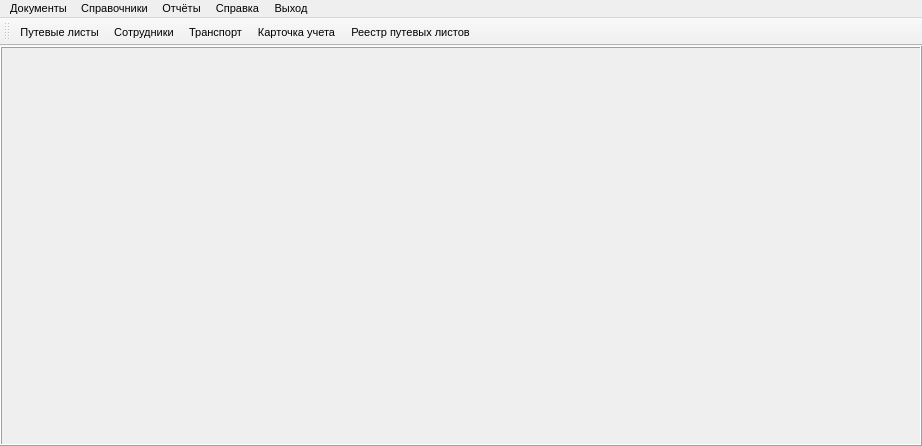
<?xml version="1.0" encoding="UTF-8"?>
<ui version="4.0">
 <class>MainWindow</class>
 <widget class="QMainWindow" name="MainWindow">
  <property name="windowModality">
   <enum>Qt::NonModal</enum>
  </property>
  <property name="geometry">
   <rect>
    <x>0</x>
    <y>0</y>
    <width>922</width>
    <height>446</height>
   </rect>
  </property>
  <property name="sizePolicy">
   <sizepolicy hsizetype="Minimum" vsizetype="Minimum">
    <horstretch>0</horstretch>
    <verstretch>0</verstretch>
   </sizepolicy>
  </property>
  <property name="font">
   <font>
    <pointsize>8</pointsize>
   </font>
  </property>
  <property name="windowTitle">
   <string>Учёт транспорта 0.1</string>
  </property>
  <property name="windowIcon">
   <iconset>
    <normaloff>bmp/18.bmp</normaloff>bmp/18.bmp</iconset>
  </property>
  <property name="autoFillBackground">
   <bool>false</bool>
  </property>
  <widget class="QWidget" name="centralwidget">
   <property name="sizePolicy">
    <sizepolicy hsizetype="Minimum" vsizetype="Minimum">
     <horstretch>0</horstretch>
     <verstretch>0</verstretch>
    </sizepolicy>
   </property>
   <property name="minimumSize">
    <size>
     <width>0</width>
     <height>0</height>
    </size>
   </property>
   <layout class="QHBoxLayout" name="horizontalLayout_2">
    <property name="leftMargin">
     <number>0</number>
    </property>
    <property name="topMargin">
     <number>0</number>
    </property>
    <property name="rightMargin">
     <number>0</number>
    </property>
    <property name="bottomMargin">
     <number>0</number>
    </property>
    <item>
     <layout class="QHBoxLayout" name="horizontalLayout">
      <item>
       <widget class="QStackedWidget" name="stackedWidget">
        <property name="sizePolicy">
         <sizepolicy hsizetype="Minimum" vsizetype="Minimum">
          <horstretch>0</horstretch>
          <verstretch>0</verstretch>
         </sizepolicy>
        </property>
        <property name="frameShape">
         <enum>QFrame::Box</enum>
        </property>
        <property name="frameShadow">
         <enum>QFrame::Raised</enum>
        </property>
        <property name="lineWidth">
         <number>1</number>
        </property>
        <property name="midLineWidth">
         <number>0</number>
        </property>
        <widget class="QWidget" name="page">
         <property name="sizePolicy">
          <sizepolicy hsizetype="Minimum" vsizetype="Minimum">
           <horstretch>0</horstretch>
           <verstretch>0</verstretch>
          </sizepolicy>
         </property>
         <layout class="QHBoxLayout" name="horizontalLayout_3">
          <property name="leftMargin">
           <number>0</number>
          </property>
          <property name="topMargin">
           <number>0</number>
          </property>
          <property name="rightMargin">
           <number>0</number>
          </property>
          <property name="bottomMargin">
           <number>0</number>
          </property>
          <item>
           <layout class="QGridLayout" name="gridLayout"/>
          </item>
         </layout>
        </widget>
        <widget class="QWidget" name="page_2">
         <property name="sizePolicy">
          <sizepolicy hsizetype="Minimum" vsizetype="Minimum">
           <horstretch>0</horstretch>
           <verstretch>0</verstretch>
          </sizepolicy>
         </property>
         <layout class="QHBoxLayout" name="horizontalLayout_4">
          <property name="leftMargin">
           <number>0</number>
          </property>
          <property name="topMargin">
           <number>0</number>
          </property>
          <property name="rightMargin">
           <number>0</number>
          </property>
          <property name="bottomMargin">
           <number>0</number>
          </property>
          <item>
           <layout class="QGridLayout" name="gridLayout_2"/>
          </item>
         </layout>
        </widget>
        <widget class="QWidget" name="page_3">
         <property name="sizePolicy">
          <sizepolicy hsizetype="Minimum" vsizetype="Minimum">
           <horstretch>0</horstretch>
           <verstretch>0</verstretch>
          </sizepolicy>
         </property>
         <layout class="QHBoxLayout" name="horizontalLayout_5">
          <property name="leftMargin">
           <number>0</number>
          </property>
          <property name="topMargin">
           <number>0</number>
          </property>
          <property name="rightMargin">
           <number>0</number>
          </property>
          <property name="bottomMargin">
           <number>0</number>
          </property>
          <item>
           <layout class="QGridLayout" name="gridLayout_3"/>
          </item>
         </layout>
        </widget>
       </widget>
      </item>
     </layout>
    </item>
   </layout>
  </widget>
  <widget class="QMenuBar" name="menubar">
   <property name="geometry">
    <rect>
     <x>0</x>
     <y>0</y>
     <width>922</width>
     <height>19</height>
    </rect>
   </property>
   <property name="sizePolicy">
    <sizepolicy hsizetype="Minimum" vsizetype="Minimum">
     <horstretch>0</horstretch>
     <verstretch>0</verstretch>
    </sizepolicy>
   </property>
   <widget class="QMenu" name="menu">
    <property name="sizePolicy">
     <sizepolicy hsizetype="Minimum" vsizetype="Minimum">
      <horstretch>0</horstretch>
      <verstretch>0</verstretch>
     </sizepolicy>
    </property>
    <property name="title">
     <string>Документы</string>
    </property>
    <addaction name="action"/>
   </widget>
   <widget class="QMenu" name="menu_2">
    <property name="sizePolicy">
     <sizepolicy hsizetype="Minimum" vsizetype="Minimum">
      <horstretch>0</horstretch>
      <verstretch>0</verstretch>
     </sizepolicy>
    </property>
    <property name="title">
     <string>Справочники</string>
    </property>
    <addaction name="action_2"/>
    <addaction name="action_3"/>
    <addaction name="action_4"/>
   </widget>
   <widget class="QMenu" name="menu_3">
    <property name="sizePolicy">
     <sizepolicy hsizetype="Minimum" vsizetype="Minimum">
      <horstretch>0</horstretch>
      <verstretch>0</verstretch>
     </sizepolicy>
    </property>
    <property name="title">
     <string>Отчёты</string>
    </property>
    <addaction name="action_5"/>
    <addaction name="action_6"/>
   </widget>
   <widget class="QMenu" name="menu_4">
    <property name="sizePolicy">
     <sizepolicy hsizetype="Minimum" vsizetype="Minimum">
      <horstretch>0</horstretch>
      <verstretch>0</verstretch>
     </sizepolicy>
    </property>
    <property name="title">
     <string>Справка</string>
    </property>
    <addaction name="action_7"/>
    <addaction name="action_8"/>
   </widget>
   <widget class="QMenu" name="menu_5">
    <property name="enabled">
     <bool>true</bool>
    </property>
    <property name="sizePolicy">
     <sizepolicy hsizetype="Minimum" vsizetype="Minimum">
      <horstretch>0</horstretch>
      <verstretch>0</verstretch>
     </sizepolicy>
    </property>
    <property name="mouseTracking">
     <bool>true</bool>
    </property>
    <property name="focusPolicy">
     <enum>Qt::NoFocus</enum>
    </property>
    <property name="contextMenuPolicy">
     <enum>Qt::ActionsContextMenu</enum>
    </property>
    <property name="acceptDrops">
     <bool>false</bool>
    </property>
    <property name="title">
     <string>Выход</string>
    </property>
    <property name="separatorsCollapsible">
     <bool>false</bool>
    </property>
    <property name="toolTipsVisible">
     <bool>false</bool>
    </property>
    <addaction name="action_9"/>
   </widget>
   <addaction name="menu"/>
   <addaction name="menu_2"/>
   <addaction name="menu_3"/>
   <addaction name="menu_4"/>
   <addaction name="menu_5"/>
  </widget>
  <widget class="QToolBar" name="toolBar">
   <property name="sizePolicy">
    <sizepolicy hsizetype="Minimum" vsizetype="Minimum">
     <horstretch>0</horstretch>
     <verstretch>0</verstretch>
    </sizepolicy>
   </property>
   <property name="windowTitle">
    <string>toolBar</string>
   </property>
   <property name="iconSize">
    <size>
     <width>23</width>
     <height>23</height>
    </size>
   </property>
   <attribute name="toolBarArea">
    <enum>TopToolBarArea</enum>
   </attribute>
   <attribute name="toolBarBreak">
    <bool>false</bool>
   </attribute>
   <addaction name="action"/>
   <addaction name="action_2"/>
   <addaction name="action_3"/>
   <addaction name="action_5"/>
   <addaction name="action_6"/>
  </widget>
  <action name="action">
   <property name="checkable">
    <bool>false</bool>
   </property>
   <property name="icon">
    <iconset>
     <normaloff>bmp/9.bmp</normaloff>
     <disabledoff>bmp/9.bmp</disabledoff>bmp/9.bmp</iconset>
   </property>
   <property name="text">
    <string>Путевые листы</string>
   </property>
   <property name="font">
    <font/>
   </property>
  </action>
  <action name="action_2">
   <property name="checkable">
    <bool>false</bool>
   </property>
   <property name="checked">
    <bool>false</bool>
   </property>
   <property name="enabled">
    <bool>true</bool>
   </property>
   <property name="icon">
    <iconset>
     <normaloff>bmp/5.bmp</normaloff>
     <normalon>bmp/5.bmp</normalon>
     <disabledoff>bmp/5.bmp</disabledoff>
     <disabledon>bmp/5.bmp</disabledon>bmp/5.bmp</iconset>
   </property>
   <property name="text">
    <string>Сотрудники</string>
   </property>
   <property name="autoRepeat">
    <bool>false</bool>
   </property>
  </action>
  <action name="action_3">
   <property name="checkable">
    <bool>false</bool>
   </property>
   <property name="icon">
    <iconset>
     <normaloff>bmp/7.bmp</normaloff>
     <disabledoff>bmp/7.bmp</disabledoff>bmp/7.bmp</iconset>
   </property>
   <property name="text">
    <string>Транспорт</string>
   </property>
  </action>
  <action name="action_4">
   <property name="checkable">
    <bool>false</bool>
   </property>
   <property name="icon">
    <iconset>
     <normaloff>bmp/13.bmp</normaloff>
     <disabledoff>bmp/13.bmp</disabledoff>bmp/13.bmp</iconset>
   </property>
   <property name="text">
    <string>Отчеты</string>
   </property>
  </action>
  <action name="action_5">
   <property name="checkable">
    <bool>false</bool>
   </property>
   <property name="icon">
    <iconset>
     <normaloff>bmp/10.bmp</normaloff>
     <disabledoff>bmp/10.bmp</disabledoff>bmp/10.bmp</iconset>
   </property>
   <property name="text">
    <string>Карточка учета</string>
   </property>
  </action>
  <action name="action_6">
   <property name="checkable">
    <bool>false</bool>
   </property>
   <property name="icon">
    <iconset>
     <normaloff>bmp/17.bmp</normaloff>
     <disabledoff>bmp/17.bmp</disabledoff>bmp/17.bmp</iconset>
   </property>
   <property name="text">
    <string>Реестр путевых листов</string>
   </property>
  </action>
  <action name="action_7">
   <property name="checkable">
    <bool>false</bool>
   </property>
   <property name="icon">
    <iconset>
     <normaloff>bmp/12.bmp</normaloff>
     <disabledoff>bmp/12.bmp</disabledoff>bmp/12.bmp</iconset>
   </property>
   <property name="text">
    <string>Настройка</string>
   </property>
  </action>
  <action name="action_8">
   <property name="checkable">
    <bool>false</bool>
   </property>
   <property name="text">
    <string>О программе</string>
   </property>
  </action>
  <action name="action_9">
   <property name="icon">
    <iconset>
     <normaloff>bmp/exit.bmp</normaloff>
     <disabledoff>bmp/exit.bmp</disabledoff>bmp/exit.bmp</iconset>
   </property>
   <property name="text">
    <string>Выйти из приложения</string>
   </property>
  </action>
 </widget>
 <resources/>
 <connections/>
</ui>
